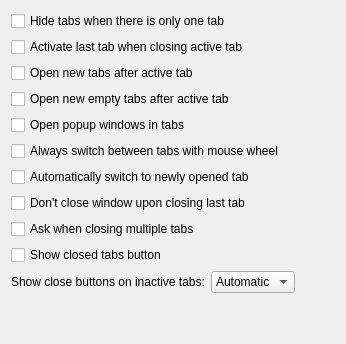
             <widget class="QWidget" name="tabsBehaviourPage">
              <attribute name="title">
               <string>Tabs behaviour</string>
              </attribute>
              <layout class="QVBoxLayout" name="verticalLayout_2">
               <item>
                <widget class="QCheckBox" name="hideTabsOnTab">
                 <property name="text">
                  <string>Hide tabs when there is only one tab</string>
                 </property>
                </widget>
               </item>
               <item>
                <widget class="QCheckBox" name="activateLastTab">
                 <property name="text">
                  <string>Activate last tab when closing active tab</string>
                 </property>
                </widget>
               </item>
               <item>
                <widget class="QCheckBox" name="openNewTabAfterActive">
                 <property name="text">
                  <string>Open new tabs after active tab</string>
                 </property>
                </widget>
               </item>
               <item>
                <widget class="QCheckBox" name="openNewEmptyTabAfterActive">
                 <property name="text">
                  <string>Open new empty tabs after active tab</string>
                 </property>
                </widget>
               </item>
               <item>
                <widget class="QCheckBox" name="openPopupsInTabs">
                 <property name="text">
                  <string>Open popup windows in tabs</string>
                 </property>
                </widget>
               </item>
               <item>
                <widget class="QCheckBox" name="alwaysSwitchTabsWithWheel">
                 <property name="text">
                  <string>Always switch between tabs with mouse wheel</string>
                 </property>
                </widget>
               </item>
               <item>
                <widget class="QCheckBox" name="switchToNewTabs">
                 <property name="text">
                  <string>Automatically switch to newly opened tab</string>
                 </property>
                </widget>
               </item>
               <item>
                <widget class="QCheckBox" name="dontCloseOnLastTab">
                 <property name="text">
                  <string>Don't close window upon closing last tab</string>
                 </property>
                </widget>
               </item>
               <item>
                <widget class="QCheckBox" name="askWhenClosingMultipleTabs">
                 <property name="text">
                  <string>Ask when closing multiple tabs</string>
                 </property>
                </widget>
               </item>
               <item>
                <widget class="QCheckBox" name="showClosedTabsButton">
                 <property name="text">
                  <string>Show closed tabs button</string>
                 </property>
                </widget>
               </item>
               <item>
                <layout class="QHBoxLayout" name="horizontalLayout_21">
                 <item>
                  <widget class="QLabel" name="label_65">
                   <property name="text">
                    <string>Show close buttons on inactive tabs:</string>
                   </property>
                  </widget>
                 </item>
                 <item>
                  <widget class="QComboBox" name="showCloseOnInactive">
                   <item>
                    <property name="text">
                     <string>Automatic</string>
                    </property>
                   </item>
                   <item>
                    <property name="text">
                     <string>Always</string>
                    </property>
                   </item>
                   <item>
                    <property name="text">
                     <string>Never</string>
                    </property>
                   </item>
                  </widget>
                 </item>
                 <item>
                  <spacer name="horizontalSpacer_30">
                   <property name="orientation">
                    <enum>Qt::Horizontal</enum>
                   </property>
                   <property name="sizeType">
                    <enum>QSizePolicy::MinimumExpanding</enum>
                   </property>
                   <property name="sizeHint" stdset="0">
                    <size>
                     <width>40</width>
                     <height>20</height>
                    </size>
                   </property>
                  </spacer>
                 </item>
                </layout>
               </item>
               <item>
                <spacer name="verticalSpacer_8">
                 <property name="orientation">
                  <enum>Qt::Vertical</enum>
                 </property>
                 <property name="sizeType">
                  <enum>QSizePolicy::MinimumExpanding</enum>
                 </property>
                 <property name="sizeHint" stdset="0">
                  <size>
                   <width>20</width>
                   <height>40</height>
                  </size>
                 </property>
                </spacer>
               </item>
              </layout>
             </widget>
